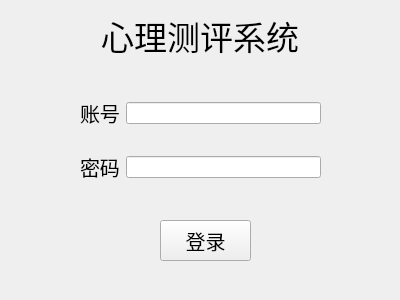
<?xml version="1.0" encoding="UTF-8"?>
<ui version="4.0">
 <class>form_login</class>
 <widget class="QWidget" name="form_login">
  <property name="geometry">
   <rect>
    <x>0</x>
    <y>0</y>
    <width>400</width>
    <height>300</height>
   </rect>
  </property>
  <property name="windowTitle">
   <string>Form</string>
  </property>
  <widget class="QWidget" name="layoutWidget">
   <property name="geometry">
    <rect>
     <x>80</x>
     <y>80</y>
     <width>241</width>
     <height>121</height>
    </rect>
   </property>
   <layout class="QGridLayout" name="login_form">
    <item row="2" column="1">
     <widget class="QLineEdit" name="line_userName"/>
    </item>
    <item row="2" column="0">
     <widget class="QLabel" name="label_password">
      <property name="font">
       <font>
        <pointsize>15</pointsize>
       </font>
      </property>
      <property name="text">
       <string>密码</string>
      </property>
     </widget>
    </item>
    <item row="1" column="1">
     <widget class="QLineEdit" name="lineEdit_8"/>
    </item>
    <item row="1" column="0">
     <widget class="QLabel" name="line_userName_2">
      <property name="font">
       <font>
        <pointsize>15</pointsize>
       </font>
      </property>
      <property name="text">
       <string>账号</string>
      </property>
     </widget>
    </item>
   </layout>
  </widget>
  <widget class="QLabel" name="title">
   <property name="enabled">
    <bool>true</bool>
   </property>
   <property name="geometry">
    <rect>
     <x>0</x>
     <y>0</y>
     <width>400</width>
     <height>71</height>
    </rect>
   </property>
   <property name="sizePolicy">
    <sizepolicy hsizetype="Preferred" vsizetype="Preferred">
     <horstretch>0</horstretch>
     <verstretch>0</verstretch>
    </sizepolicy>
   </property>
   <property name="font">
    <font>
     <pointsize>25</pointsize>
    </font>
   </property>
   <property name="text">
    <string>心理测评系统</string>
   </property>
   <property name="alignment">
    <set>Qt::AlignCenter</set>
   </property>
  </widget>
  <widget class="QPushButton" name="btn_login">
   <property name="geometry">
    <rect>
     <x>160</x>
     <y>220</y>
     <width>91</width>
     <height>41</height>
    </rect>
   </property>
   <property name="font">
    <font>
     <pointsize>15</pointsize>
    </font>
   </property>
   <property name="text">
    <string>登录</string>
   </property>
  </widget>
 </widget>
 <resources/>
 <connections/>
</ui>
